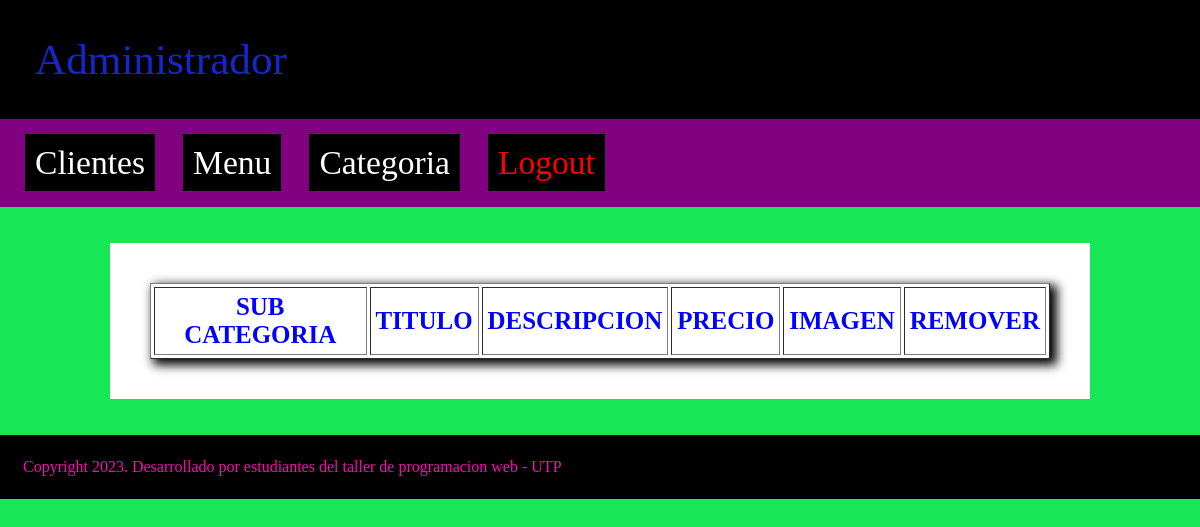
Before: /admin/view_food.php with the older database file.
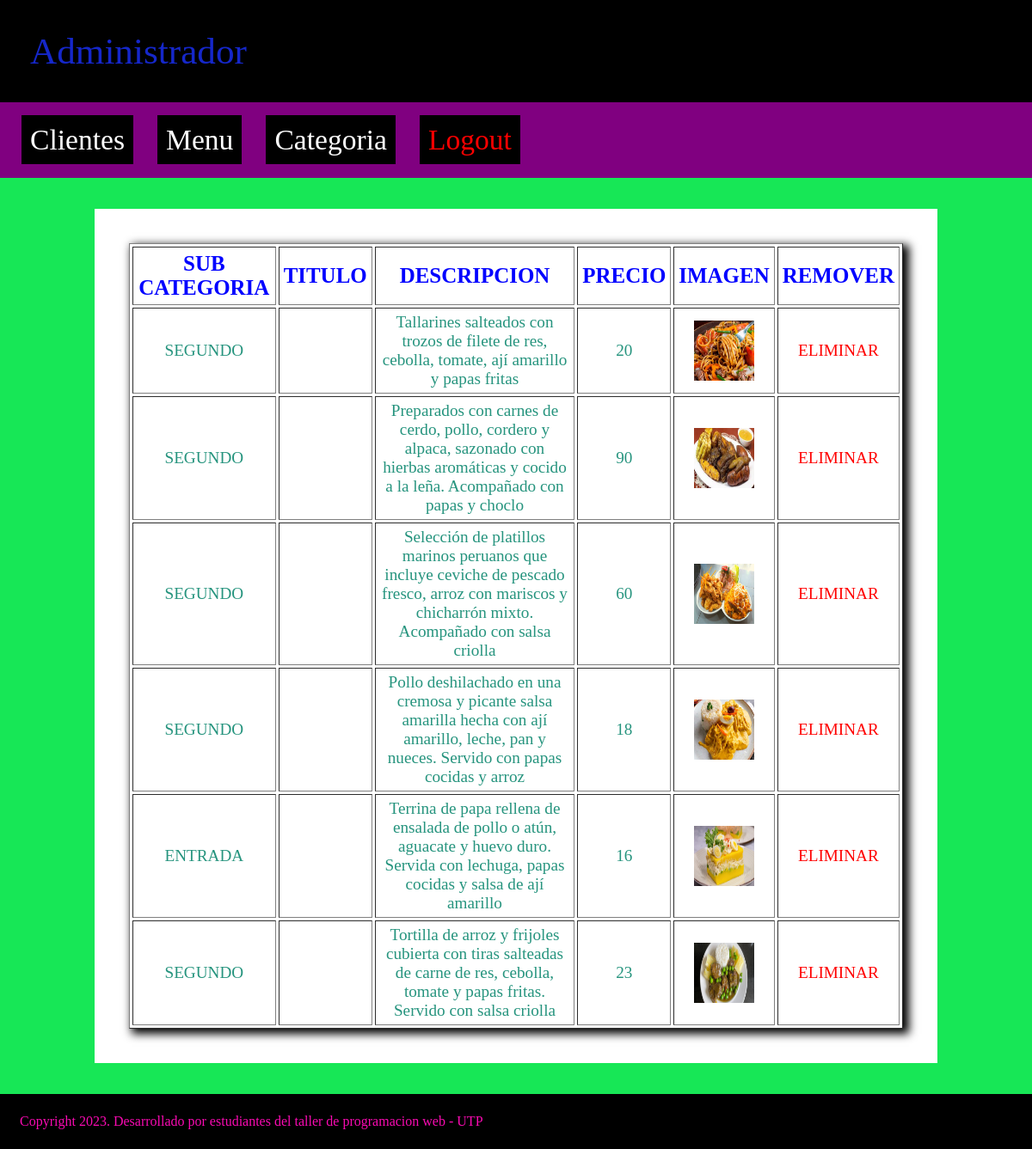
After: the same page with the newer database file.
### tables this page shows
CREATE TABLE `menu` (
  `id` int(12) NOT NULL,
  `categoria` varchar(100) NOT NULL,
  `sub_categoria` varchar(120) NOT NULL,
  `titulo` varchar(100) NOT NULL,
  `descripcion` text NOT NULL,
  `precio` int(6) NOT NULL,
  `imagen` text NOT NULL
);

### admin/view_food.php (the view, shortened to what this page needs)
<?php include "./templates/header.php"; ?>
<?php include "connect.php"; ?>
<div class="content">
	<table border=1 width="100%" cellspacing="3" cellpadding="5" style="box-shadow: 5px 4px 10px 2px; font-family: times new roman; background-color:">
		<tr>
			<th>SUB CATEGORIA</th>
			<th>TITULO</th>
			<th>DESCRIPCION</th>
			<th>PRECIO</th>
			<th>IMAGEN</th>
			<th>REMOVER</th>
		</tr>
		<?php
			$s = mysqli_query($con,"SELECT * FROM menu");
			while($r = mysqli_fetch_array($s))
			{
			?>
				<tr align=center>
					<td><?php echo $r['sub_categoria']; ?></td>
					<td><?php echo $r['nombre']; ?></td>
					<td><?php echo $r['descripcion']; ?></td>
					<td><?php echo $r['precio']; ?></td>
					<td><img src="<?php echo $r['imagen']; ?>" width=70 height=70></td>
					<td><a href="delfood.php?a=<?php echo $r['id']; ?>" class="del">ELIMINAR</a></td>
				</tr>
		<?php
			}
		?>
	</table>
</div>
<?php include "./templates/footer.php"; ?>

### admin/templates/header.php (shortened to what this page needs)
<link rel="stylesheet" type="text/css" href="./css/admin.css">
<div class="h">Administrador</div>
<div class="mbg">
	<a href="after_login.php" class="menu">Clientes</a> &nbsp;&nbsp;&nbsp;&nbsp;&nbsp;
	<a href="food.php" class="menu">Menu</a> &nbsp;&nbsp;&nbsp;&nbsp;&nbsp;
	<a href="food_cat.php" class="menu">Categoria</a> &nbsp;&nbsp;&nbsp;&nbsp;&nbsp;
	<a href="logout.php" class="menu" style="color: red;">Logout</a> &nbsp;&nbsp;&nbsp;&nbsp;&nbsp;
</div>

### admin/templates/footer.php (shortened to what this page needs)
<div class="footer"> Copyright 2023. Desarrollado por estudiantes del taller de programacion web - UTP</div>

### admin/css/admin.css (style rules this page uses)
.h { color: rgb(21, 39, 202); background-color: black; font-size: 2.7em; padding: 14px; padding: 35px; }
.mbg { background-color: purple; padding: 25px; }
.menu { color: white; background-color: black; font-family: Century Gothic; font-size:2.1em; padding: 10px; text-decoration: none; }
.content { background-color: white; font-size:21px; width: 75%; margin: 0 auto; padding: 40px; }
.footer { color: rgb(250, 10, 178); background-color: black; font-family: Calibri; padding: 23px; }
.del { color: red; }
tr { color: rgb(226, 9, 161); }
th { color: blue; font-size: 1.2em; }

### admin/view_food.php (style rules this page uses)
tr { font-size: 1.2em; color: #26947e; }
th { color: blue; font-size: 1.3em; }
.del { color: red; text-decoration: none; }

Changed rows visible on the page:
added menu: sub_categoria "SEGUNDO", descripcion "Tallarines salteados con trozos de filete de res, cebolla, tomate, ají amarillo y papas fritas", precio "20", imagen (picture)
added menu: sub_categoria "SEGUNDO", descripcion "Preparados con carnes de cerdo, pollo, cordero y alpaca, sazonado con hierbas aromáticas y cocido a la leña. Acompañado con papas y choclo", precio "90", imagen (picture)
added menu: sub_categoria "SEGUNDO", descripcion "Selección de platillos marinos peruanos que incluye ceviche de pescado fresco, arroz con mariscos y chicharrón mixto. Acompañado con salsa criolla", precio "60", imagen (picture)
added menu: sub_categoria "SEGUNDO", descripcion "Pollo deshilachado en una cremosa y picante salsa amarilla hecha con ají amarillo, leche, pan y nueces. Servido con papas cocidas y arroz", precio "18", imagen (picture)
added menu: sub_categoria "ENTRADA", descripcion "Terrina de papa rellena de ensalada de pollo o atún, aguacate y huevo duro. Servida con lechuga, papas cocidas y salsa de ají amarillo", precio "16", imagen (picture)
added menu: sub_categoria "SEGUNDO", descripcion "Tortilla de arroz y frijoles cubierta con tiras salteadas de carne de res, cebolla, tomate y papas fritas. Servido con salsa criolla", precio "23", imagen (picture)
